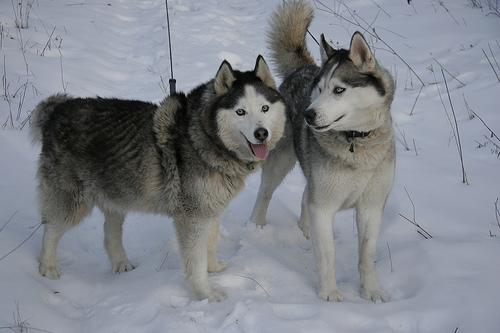
#> input picture test_images/original_husky.jpg, 500 x 333 px, found by its file name
$ python linking_dogs.py
#> lines starting #> are read from the running program, lines starting #| are printed output that depends on the picture
# -*- coding: utf-8 -*-
"""
Created on Mon Feb  5 11:47:51 2018

@author: Isaac Pang
"""

from skimage.feature import ORB, match_descriptors as md, plot_matches as pm
from skimage.color import rgb2gray
import os
import imageio as imio
import matplotlib.pyplot as plt
import numpy as np

custom_loc = r'\Documents\HPCC WI18\test_images'
default_path = os.path.expanduser('~') + custom_loc

# converted to grayscale so that the images could be better analyzed
original_im = rgb2gray(imio.imread(default_path + r'\original_husky.jpg'))
#> original_im: shape (333, 500) float64; min 0, max 0.862, mean 0.517
rotated_im = rgb2gray(imio.imread(default_path + r'\rotated_husky.jpg'))
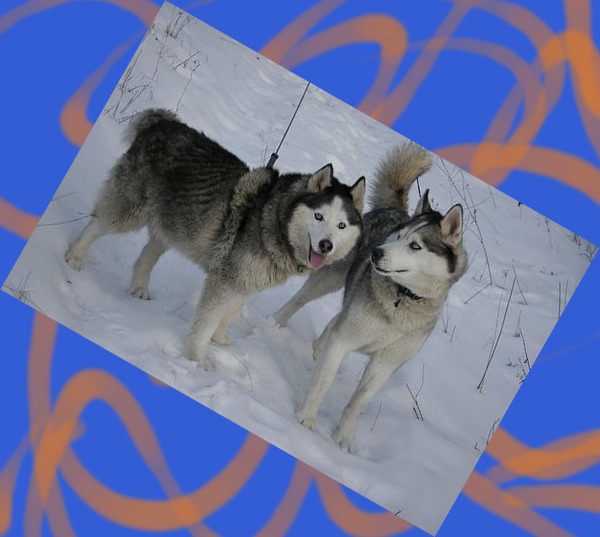
#> input picture test_images/rotated_husky.jpg, 600 x 537 px, found by its file name
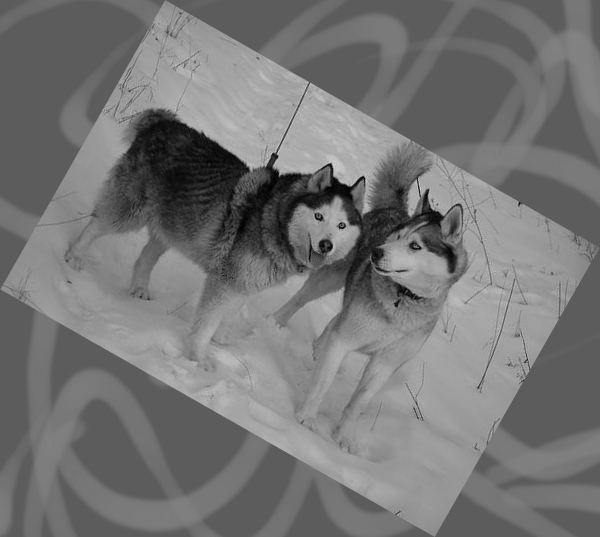
#> rotated_im: shape (537, 600) float64; min 0, max 0.85, mean 0.461
flipped_im = rgb2gray(imio.imread(default_path + r'\flipped_husky.jpg'))
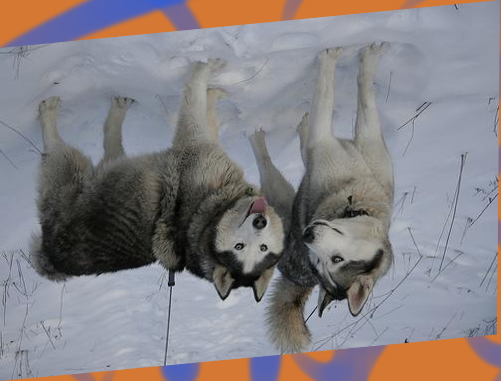
#> input picture test_images/flipped_husky.jpg, 501 x 381 px, found by its file name
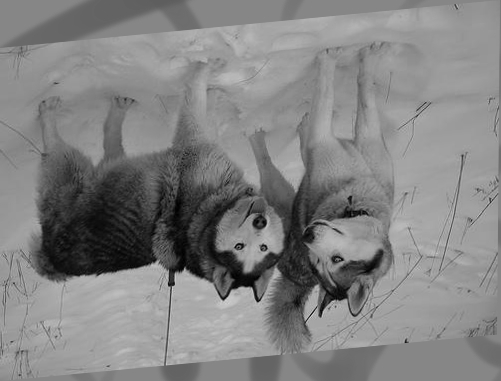
#> flipped_im: shape (381, 501) float64; min 0, max 0.85, mean 0.513

standard_size = original_im.shape
#> standard_size = (333, 500)

rotated_im_shape_diff = np.subtract(rotated_im.shape, original_im.shape)
#> rotated_im_shape_diff = [204, 100]
rotated_im = rotated_im[int(rotated_im_shape_diff[0]/2):333+int(rotated_im_shape_diff[0]/2),
                        int(rotated_im_shape_diff[1]/2):500+int(rotated_im_shape_diff[1]/2)]
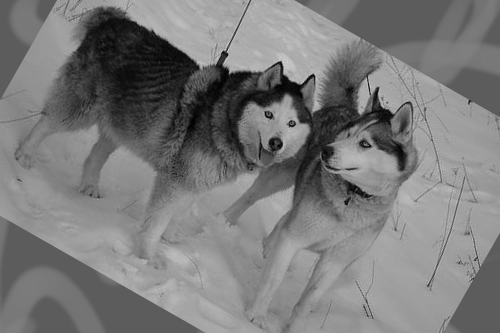
#> rotated_im: shape (333, 500) float64; min 0, max 0.85, mean 0.481

flip_im_shape_diff = np.subtract(flipped_im.shape, original_im.shape)
#> flip_im_shape_diff = [48, 1]
flipped_im = flipped_im[int(flip_im_shape_diff[0]/2):333+int(flip_im_shape_diff[0]/2),
                        int(flip_im_shape_diff[1]/2):500+int(flip_im_shape_diff[1]/2)]
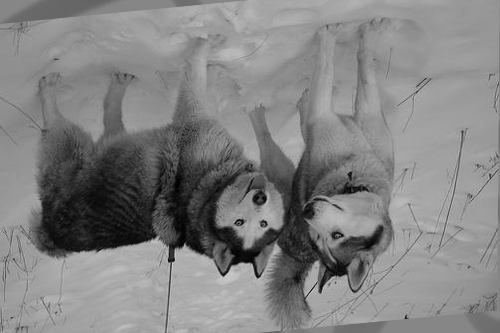
#> flipped_im: shape (333, 500) float64; min 0, max 0.85, mean 0.512

# without any params, this ORB for these sepcific images go up to 500
for i in range(50, 501, 50):
    finder_orb = ORB(n_keypoints=i)

    finder_orb.detect_and_extract(original_im)
    keypoints1 = finder_orb.keypoints
    descriptors1 = finder_orb.descriptors

    finder_orb.detect_and_extract(rotated_im)
    keypoints2 = finder_orb.keypoints
    descriptors2 = finder_orb.descriptors

    finder_orb.detect_and_extract(flipped_im)
    keypoints3 = finder_orb.keypoints
    descriptors3 = finder_orb.descriptors

    match_or = md(descriptors1, descriptors2)
    match_of = md(descriptors1, descriptors3)

    fig, ax = plt.subplots(nrows=2, ncols=1)

#> (the run stopped early here; a loop or call above may not have finished)
